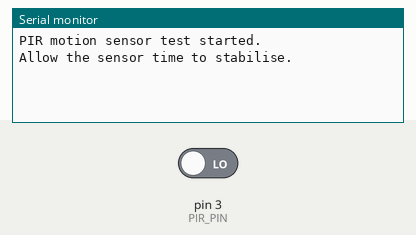
Recording of a sketch running on a simulated Arduino Uno, built with avr-gcc and run on an emulated ATmega328P. On the bench: the last lines printed to the serial monitor. The inputs (shaded band) are chosen by the test bench; at power-on: pin 3 (PIR_PIN) LOW.

Above: at 1.2 s.
1.3 s: pin 3 (PIR_PIN) driven HIGH
At 2.2 s:
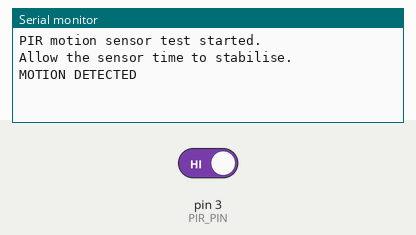
2.8 s: pin 3 (PIR_PIN) driven LOW
At 3.4 s:
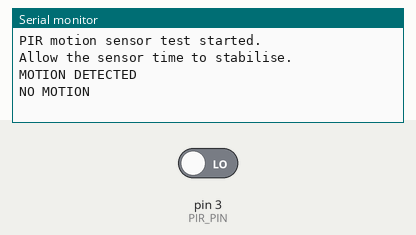

The sketch:

05_pir_motion_test.ino
```cpp
const int PIR_PIN = 3;

int previousState = LOW;

void setup() {
  Serial.begin(9600);
  pinMode(PIR_PIN, INPUT);

  Serial.println("PIR motion sensor test started.");
  Serial.println("Allow the sensor time to stabilise.");
}

void loop() {
  int currentState = digitalRead(PIR_PIN);

  if (currentState != previousState) {
    if (currentState == HIGH) {
      Serial.println("MOTION DETECTED");
    } else {
      Serial.println("NO MOTION");
    }

    previousState = currentState;
  }

  delay(100);
}
```

Measured:
- after the input at 1.3 s, the serial monitor: prints a new line at once (image 1)
- after the input at 2.8 s, the serial monitor: prints a new line at once (image 2)
